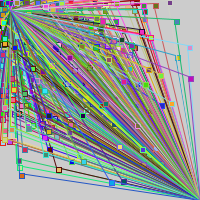
Frame 1 (no input)
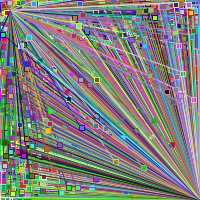
Frame 60 (the mouse pressed at the canvas centre just before this capture)
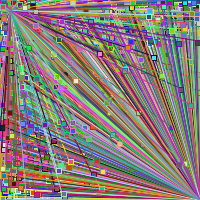
Frame 120 (the mouse held since frame 60 and released just before this capture)

The Processing sketch that drew these frames (run headless with seeded random() and noise(); from frame 60 on, the mouse is pressed at the canvas centre):

// Processing sketch: processing_13690
// ── processing_13690.pde

void setup() {
size(200,200);
}
 
void draw() {
  for(int x=0; x<=200; x=x+10) {
    for(int y=0; y<=200; y=y+10) { 
    stroke(random(255),random(255),random(255));
    fill(random(255),random(255),random(255));  
    float a=x*random(1); 
    float b=y*random(1); 
    line(a,b,200,200);
    line(10,10,a,b);
    rect(a,b,5,5);
    }
  }
}
